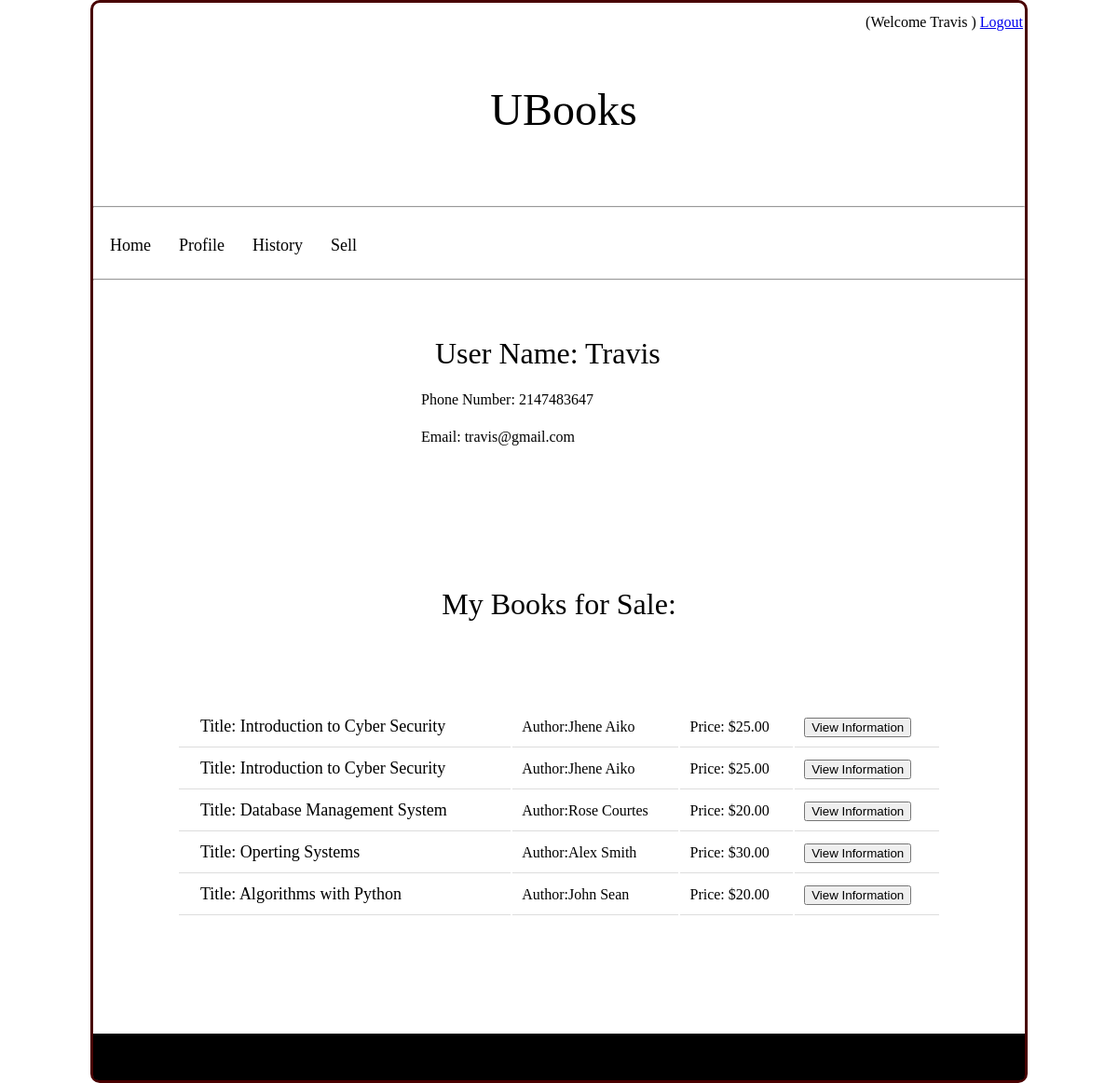
Screenshot of /profile_Page.php (signed in) with the database file from the repository.
### tables this page shows
create table Users(
	user_ID varchar(5) not null,
	user_name char(30) not null,
	phone_num int(10),
	email char(30)	not null,
	passwords char(40) not null,
	
	primary key (user_ID)
);

create table Products(
	product_ID varchar(5) not null,
	user_ID varchar(5) not null,
	isbn_10 varchar(10) not null,
	price float(5,2) not null,
	pay_method char(30) not null,
	delivery_method char(30) not null,
	
	primary key (product_ID),
	foreign key (user_ID) references Users(user_ID),
	foreign key (isbn_10) references Books(isbn_10)
);

create table Books(
	isbn_10 varchar(10) not null,
	title char(30) not null,
    	author char(30),
    	publish_date date,
	edition int(2),
	subject char(15),
	
	primary key (isbn_10)
);

### PHP/login_session_functions.php (the view, shortened to what this page needs)
<?php
	function view_user_info(){
			$mysqli = new mysqli(DB_HOST, DB_USERNAME, DB_PASSWORD, DB_DATABASE);
			$sql = "SELECT * FROM users  WHERE user_ID='".$_SESSION['my_user_ID']."'";
			$result = $mysqli->query($sql);
			$user = $result->fetch_assoc();
			echo '<table id="profile_info">';
			echo'	<tr><td><h2> User Name: '.$user["user_name"].'</h2><td></tr>';
			echo'	<tr><td> Phone Number: '.$user["phone_num"].'<td></tr>';
			echo'	<tr><td> Email: '.$user["email"].'<td></tr>';
			echo'</table>';
	}
	function my_books_for_sale(){
			$mysqli = new mysqli(DB_HOST, DB_USERNAME, DB_PASSWORD, DB_DATABASE);
			$sql = "SELECT * FROM products natural join books  WHERE product_ID not in (select product_ID from orders) and user_ID='".$_SESSION['my_user_ID']."'";
			$result = $mysqli->query($sql);
			echo'<h2 style="padding-top:50px">My Books for Sale:</h2>';
			if ($result->num_rows > 0) {
				echo '<table id="book_list2">';
				while($row = $result->fetch_assoc()) {
					$title= $row["title"];
					$author= $row["author"];
					$price= $row["price"];
					$pro_ID = $row["product_ID"];
					echo '	<tr>';
					echo'		<td><a href="">Title: '.$title.'</a></td>';
					echo'		<td>Author:'.$author.'</td>';
					echo'		<td>Price: $'.$price.'</td>';
					echo'		<td>					   ';
					echo'			<form action="book_information_auth.php?p_id='.$pro_ID.'" method="post">';
					echo'				<button name="product_ID" type="submit" value="'.$pro_ID.'">View Information</button>';
					echo'			</form>';
					echo'		</td>					   ';
					echo'	</tr>';
				}
				echo'</table>';
			} else {
			echo "<p>You have no books for sale</p>";
			}
	}
?>

### style/profile_history.css (style rules this page uses)
html, body, div, span, applet, object, iframe, h1, h2, h3, h4, h5, h6, p, blockquote, pre, a, abbr, acronym, address, big, cite, code, html, body, div, span, applet, object, iframe, h1, h2, h3, h4, h5, h6, p, blockquote, pre, a, abbr, acronym, address, big, cite, code, del, dfn, em, img, ins, kbd, q, s, samp, small, strike, strong, sub, sup, tt, var, b, u, i, center, dl, dt, dd, ol, ul, li, fieldset, form, label, legend, table, caption, tbody, tfoot, thead, tr, th, td, article, aside, canvas, details, embed, figure, figcaption, footer, header, hgroup, menu, nav, output, ruby, section, summary, time, mark, audio, video { margin: 0; padding: 0; border: 0; font-size: 100%; font: inherit; vertical-align: baseline; }
#profile_info { padding-top:40px; width:50%; }
#profile_info td { text-align:left; padding:10px; }
#book_list2 { width:100%; }
#book_list2 td { text-align:left; padding:10px; border-bottom: 1px solid #ddd; }
#book_list2 a { text-decoration:none; color:black; padding:8px; margin:5px; font-size:18px; }
h2 { font-size:200%; text-align:center; }
table { padding:90px; margin: auto; }

### rows the page displays
users: user_name "Travis", phone_num "2147483647", email "travis@gmail.com"
products: isbn_10.title "Introduction to Cyber Security", isbn_10.author "Jhene Aiko", price "25.00", $pro_ID 31434 (drawn)
products: isbn_10.title "Introduction to Cyber Security", isbn_10.author "Jhene Aiko", price "25.00", $pro_ID 31464 (drawn)
products: isbn_10.title "Database Management System", isbn_10.author "Rose Courtes", price "20.00", $pro_ID 31534 (drawn)
products: isbn_10.title "Operting Systems", isbn_10.author "Alex Smith", price "30.00", $pro_ID 38234 (drawn)
products: isbn_10.title "Algorithms with Python", isbn_10.author "John Sean", price "20.00", $pro_ID 39234 (drawn)

### other values shown
$_SESSION['my_user_name'] "Travis"
